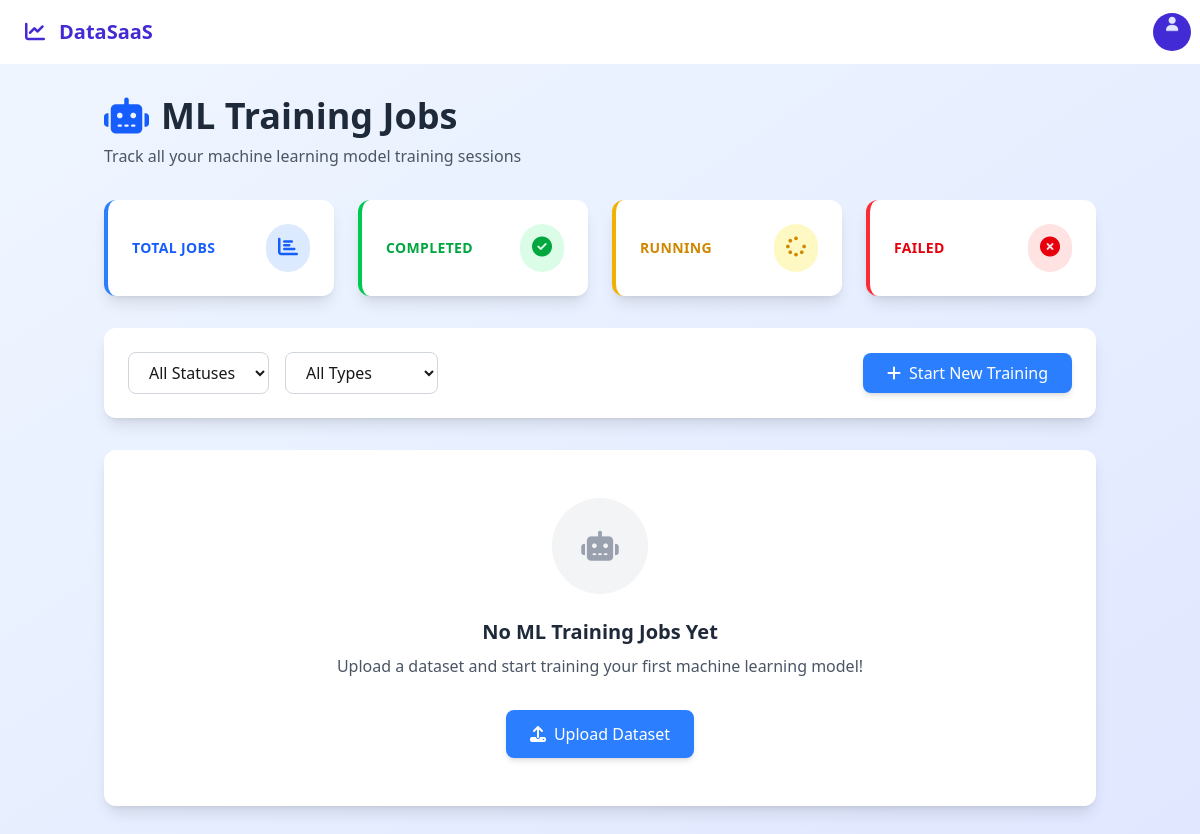
The page /analytics/ml/jobs/ (signed in) on the database as committed earlier.
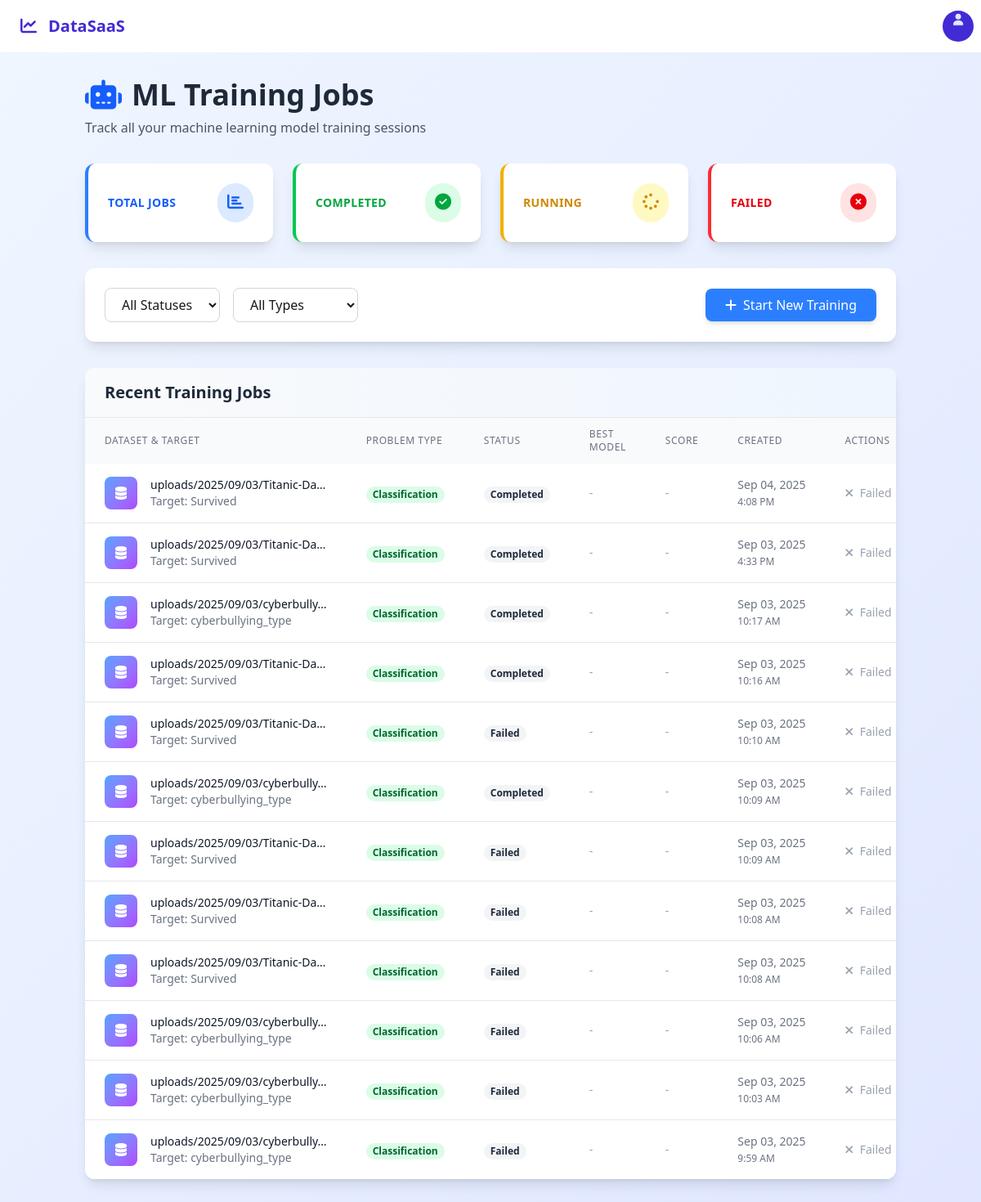
The same page on the database as committed later.
### accounts/models.py (models this page shows, shortened)
class MLTrainingJob(models.Model):
    STATUS_CHOICES = (
        ('PENDING', 'Pending'),
        ('RUNNING', 'Running'),
        ('COMPLETED', 'Completed'),
        ('FAILED', 'Failed'),
    )
    PROBLEM_TYPE_CHOICES = (
        ('REGRESSION', 'Regression'),
        ('CLASSIFICATION', 'Classification'),
    )
    uploaded_file = models.ForeignKey('UploadedFile', on_delete=models.CASCADE)
    target_column = models.CharField(max_length=255)
    problem_type = models.CharField(max_length=20, choices=PROBLEM_TYPE_CHOICES)
    status = models.CharField(max_length=20, choices=STATUS_CHOICES, default='PENDING')
    test_size = models.FloatField(default=0.2)
    random_state = models.IntegerField(default=42)
    preprocessing_info = models.JSONField(null=True, blank=True)
    model_results = models.JSONField(null=True, blank=True)
    model_paths = models.JSONField(null=True, blank=True)  # Paths to saved models
    plot_paths = models.JSONField(null=True, blank=True)   # Paths to generated plots
    created_at = models.DateTimeField(auto_now_add=True)
    completed_at = models.DateTimeField(null=True, blank=True)
    error_message = models.TextField(null=True, blank=True)
    best_model_name = models.CharField(max_length=100, null=True, blank=True)
    best_model_score = models.FloatField(null=True, blank=True)  # R² for regression, Accuracy for classification
    class Meta:
        ordering = ['-created_at']

class UploadedFile(models.Model):
    user = models.ForeignKey(User, on_delete=models.CASCADE, related_name='uploaded_files')
    file = models.FileField(upload_to='uploads/%Y/%m/%d/')
    filename = models.CharField(max_length=255)
    uploaded_at = models.DateTimeField(auto_now_add=True)
    file_size = models.BigIntegerField(null=True, blank=True)  # File size in bytes
    file_type = models.CharField(max_length=50, null=True, blank=True)  # CSV, XLSX, etc.
    class Meta:
        ordering = ['-uploaded_at']  # Show newest files first

### analytics/ml_views.py (the view)
# urls.py: path('ml/jobs/', ml_views.ml_jobs_list, name='ml_jobs_list'),
@login_required
def ml_jobs_list(request):
    try:
        ml_jobs = MLTrainingJob.objects.filter(
            uploaded_file__user=request.user
        ).order_by('-created_at')
        context = {
            'ml_jobs': ml_jobs
        }
        return render(request, 'analytics/ml_jobs_list.html', context)
    except Exception as e:
        messages.error(request, f'Error loading ML jobs: {str(e)}')
        return redirect('accounts:dashboard')

### templates/analytics/ml_jobs_list.html (shortened to what the changed rows need)
{% extends 'base.html' %}
{% block content %}
<div class="min-h-screen bg-gradient-to-br from-blue-50 to-indigo-100">
    <div class="container mx-auto px-4 py-8">
        <div class="max-w-6xl mx-auto">
            <div class="mb-8">
                <h1 class="text-4xl font-bold text-gray-800 mb-2 flex items-center">
                    <i class="fas fa-robot mr-3 text-blue-600"></i>
                    ML Training Jobs
                </h1>
            </div>
            {% if ml_jobs %}
            <div class="bg-white rounded-xl shadow-lg overflow-hidden">
                <div class="px-6 py-4 bg-gradient-to-r from-gray-50 to-blue-50 border-b border-gray-200">
                    <h2 class="text-xl font-semibold text-gray-800">Recent Training Jobs</h2>
                </div>
                <div class="overflow-x-auto">
                    <table class="w-full">
                        <thead class="bg-gray-50">
                            <tr>
                                <th class="px-6 py-3 text-left text-xs font-medium text-gray-500 uppercase tracking-wider">Dataset & Target</th>
                                <th class="px-6 py-3 text-left text-xs font-medium text-gray-500 uppercase tracking-wider">Problem Type</th>
                                <th class="px-6 py-3 text-left text-xs font-medium text-gray-500 uppercase tracking-wider">Status</th>
                                <th class="px-6 py-3 text-left text-xs font-medium text-gray-500 uppercase tracking-wider">Best Model</th>
                                <th class="px-6 py-3 text-left text-xs font-medium text-gray-500 uppercase tracking-wider">Score</th>
                                <th class="px-6 py-3 text-left text-xs font-medium text-gray-500 uppercase tracking-wider">Created</th>
                                <th class="px-6 py-3 text-left text-xs font-medium text-gray-500 uppercase tracking-wider">Actions</th>
                            </tr>
                        </thead>
                        <tbody class="bg-white divide-y divide-gray-200">
                            {% for job in ml_jobs %}
                            <tr class="hover:bg-gray-50 transition-colors duration-200" data-status="{{ job.status }}" data-type="{{ job.problem_type }}">
                                <td class="px-6 py-4 whitespace-nowrap">
                                    <div class="flex items-center">
                                        <div class="flex-shrink-0 w-10 h-10">
                                            <div class="w-10 h-10 bg-gradient-to-br from-blue-400 to-purple-500 rounded-lg flex items-center justify-center">
                                                <i class="fas fa-database text-white"></i>
                                            </div>
                                        </div>
                                        <div class="ml-4">
                                            <div class="text-sm font-medium text-gray-900">{{ job.uploaded_file.file.name|truncatechars:30 }}</div>
                                            <div class="text-sm text-gray-500">Target: {{ job.target_column }}</div>
                                        </div>
                                    </div>
                                </td>
                                <td class="px-6 py-4 whitespace-nowrap">
                                    <span class="px-2 inline-flex text-xs leading-5 font-semibold rounded-full
                                        {% if job.problem_type == 'regression' %}bg-blue-100 text-blue-800{% else %}bg-green-100 text-green-800{% endif %}">
                                        {{ job.problem_type|title }}
                                    </span>
                                </td>
                                <td class="px-6 py-4 whitespace-nowrap">
                                    {% if job.status == 'completed' %}
                                        <span class="px-2 inline-flex text-xs leading-5 font-semibold rounded-full bg-green-100 text-green-800">
                                            <i class="fas fa-check-circle mr-1"></i>
                                            Completed
                                        </span>
                                    {% elif job.status == 'running' %}
                                        <span class="px-2 inline-flex text-xs leading-5 font-semibold rounded-full bg-yellow-100 text-yellow-800">
                                            <i class="fas fa-spinner fa-spin mr-1"></i>
                                            Running
                                        </span>
                                    {% elif job.status == 'failed' %}
                                        <span class="px-2 inline-flex text-xs leading-5 font-semibold rounded-full bg-red-100 text-red-800">
                                            <i class="fas fa-times-circle mr-1"></i>
                                            Failed
                                        </span>
                                    {% else %}
                                        <span class="px-2 inline-flex text-xs leading-5 font-semibold rounded-full bg-gray-100 text-gray-800">
                                            {{ job.status|title }}
                                        </span>
                                    {% endif %}
                                </td>
                                <td class="px-6 py-4 whitespace-nowrap text-sm text-gray-900">
                                    {% if job.status == 'completed' and job.results %}
                                        {{ job.results.best_model.name|default:"N/A"|title }}
                                    {% else %}
                                        <span class="text-gray-400">-</span>
                                    {% endif %}
                                </td>
                                <td class="px-6 py-4 whitespace-nowrap text-sm text-gray-900">
                                    {% if job.status == 'completed' and job.results %}
                                        <span class="font-semibold text-blue-600">
                                            {% if job.problem_type == 'regression' %}
                                                {{ job.results.best_model.score|floatformat:3 }}
                                            {% else %}
                                                {{ job.results.best_model.score|floatformat:1 }}%
                                            {% endif %}
                                        </span>
                                    {% else %}
                                        <span class="text-gray-400">-</span>
                                    {% endif %}
                                </td>
                                <td class="px-6 py-4 whitespace-nowrap text-sm text-gray-500">
                                    {{ job.created_at|date:"M d, Y" }}<br>
                                    <span class="text-xs">{{ job.created_at|time:"g:i A" }}</span>
                                </td>
                                <td class="px-6 py-4 whitespace-nowrap text-right text-sm font-medium space-x-2">
                                    {% if job.status == 'completed' %}
                                        <a href="{% url 'analytics:ml_results' job.id %}"
                                           class="text-blue-600 hover:text-blue-900 transition-colors duration-200">
                                            <i class="fas fa-eye mr-1"></i>
                                            View Results
                                        </a>
                                    {% elif job.status == 'running' %}
                                        <a href="{% url 'analytics:train_model' job.uploaded_file.id job.target_column %}"
                                           class="text-yellow-600 hover:text-yellow-900 transition-colors duration-200">
                                            <i class="fas fa-eye mr-1"></i>
                                            View Progress
                                        </a>
                                    {% else %}
                                        <span class="text-gray-400">
                                            <i class="fas fa-times mr-1"></i>
                                            Failed
                                        </span>
                                    {% endif %}
                                </td>
                            </tr>
                            {% endfor %}
                        </tbody>
                    </table>
                </div>
            </div>
            {% else %}
            <div class="bg-white rounded-xl shadow-lg p-12 text-center">
                <div class="mx-auto w-24 h-24 bg-gray-100 rounded-full flex items-center justify-center mb-6">
                    <i class="fas fa-robot text-gray-400 text-3xl"></i>
                </div>
                <h3 class="text-xl font-semibold text-gray-800 mb-2">No ML Training Jobs Yet</h3>
                <p class="text-gray-600 mb-8">Upload a dataset and start training your first machine learning model!</p>
                <a href="{% url 'accounts:dashboard' %}"
                   class="bg-blue-500 hover:bg-blue-600 text-white px-6 py-3 rounded-lg shadow-md transition duration-300 inline-flex items-center">
                    <i class="fas fa-upload mr-2"></i>
                    Upload Dataset
                </a>
            </div>
            {% endif %}
        </div>
    </div>
</div>
{% endblock %}

Rows that differ between the two databases and show on the page:
added MLTrainingJob: uploaded_file.file.name "uploads/2025/09/03/Titanic-Da…", target_column "Survived", problem_type "Classification", status "Completed", created_at "Sep 04, 2025", created_at "4:08 PM", shows "Failed"
added MLTrainingJob: uploaded_file.file.name "uploads/2025/09/03/Titanic-Da…", target_column "Survived", problem_type "Classification", status "Completed", created_at "Sep 03, 2025", created_at "4:33 PM", shows "Failed"
added MLTrainingJob: uploaded_file.file.name "uploads/2025/09/03/cyberbully…", target_column "cyberbullying_type", problem_type "Classification", status "Completed", created_at "Sep 03, 2025", created_at "10:17 AM", shows "Failed"
added MLTrainingJob: uploaded_file.file.name "uploads/2025/09/03/Titanic-Da…", target_column "Survived", problem_type "Classification", status "Completed", created_at "Sep 03, 2025", created_at "10:16 AM", shows "Failed"
added MLTrainingJob: uploaded_file.file.name "uploads/2025/09/03/Titanic-Da…", target_column "Survived", problem_type "Classification", status "Failed", created_at "Sep 03, 2025", created_at "10:10 AM"
added MLTrainingJob: uploaded_file.file.name "uploads/2025/09/03/cyberbully…", target_column "cyberbullying_type", problem_type "Classification", status "Completed", created_at "Sep 03, 2025", created_at "10:09 AM", shows "Failed"
added MLTrainingJob: uploaded_file.file.name "uploads/2025/09/03/Titanic-Da…", target_column "Survived", problem_type "Classification", status "Failed", created_at "Sep 03, 2025", created_at "10:09 AM"
added MLTrainingJob: uploaded_file.file.name "uploads/2025/09/03/Titanic-Da…", target_column "Survived", problem_type "Classification", status "Failed", created_at "Sep 03, 2025", created_at "10:08 AM"
added MLTrainingJob: uploaded_file.file.name "uploads/2025/09/03/Titanic-Da…", target_column "Survived", problem_type "Classification", status "Failed", created_at "Sep 03, 2025", created_at "10:08 AM"
added MLTrainingJob: uploaded_file.file.name "uploads/2025/09/03/cyberbully…", target_column "cyberbullying_type", problem_type "Classification", status "Failed", created_at "Sep 03, 2025", created_at "10:06 AM"
added MLTrainingJob: uploaded_file.file.name "uploads/2025/09/03/cyberbully…", target_column "cyberbullying_type", problem_type "Classification", status "Failed", created_at "Sep 03, 2025", created_at "10:03 AM"
added MLTrainingJob: uploaded_file.file.name "uploads/2025/09/03/cyberbully…", target_column "cyberbullying_type", problem_type "Classification", status "Failed", created_at "Sep 03, 2025", created_at "9:59 AM"
Other text that changed with them:
text no longer shown: "No ML Training Jobs Yet Upload a dataset and start training your first machine learning model! Upload Dataset"
text now shown: "Recent Training Jobs DATASET & TARGET PROBLEM TYPE STATUS BEST MODEL SCORE CREATED ACTIONS"
